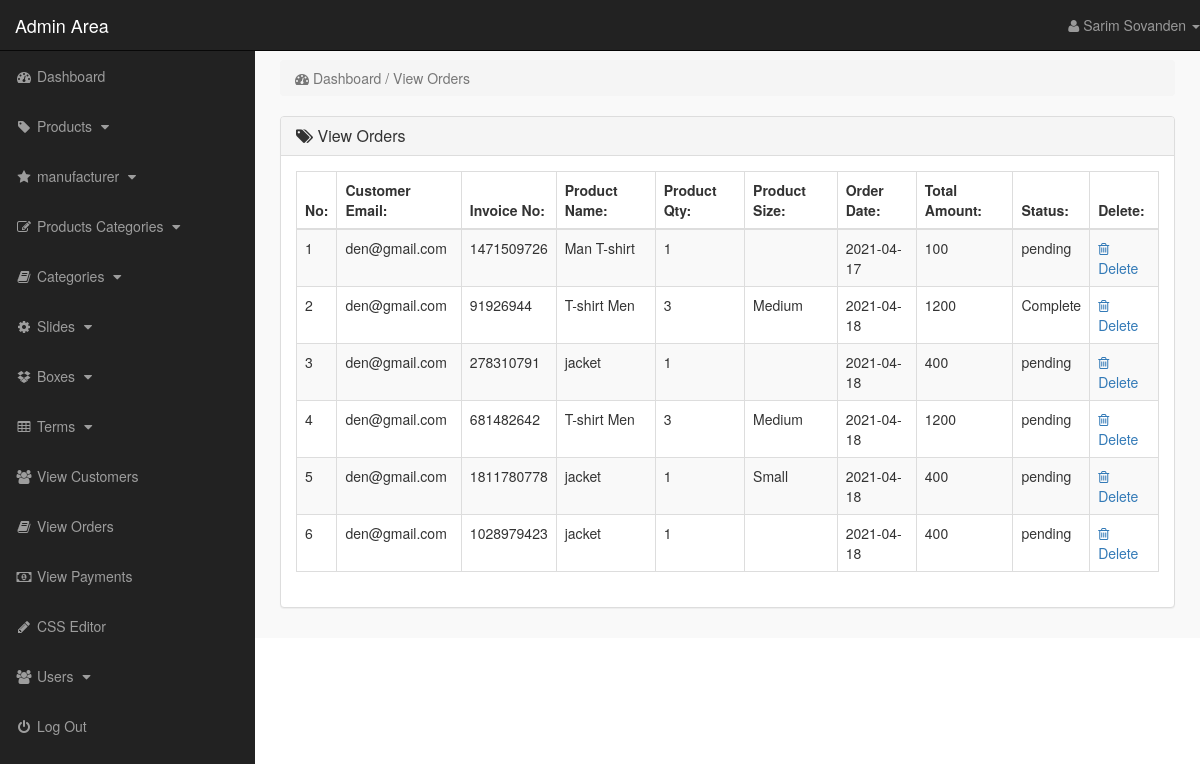
/admin_area/index.php?view_orders (signed in), run on the app's committed database.
### tables this page shows
CREATE TABLE `pending_orders` (
  `order_id` int(10) NOT NULL,
  `customer_id` int(10) NOT NULL,
  `invoice_no` int(10) NOT NULL,
  `product_id` int(100) NOT NULL,
  `qty` int(10) NOT NULL,
  `size` text NOT NULL,
  `order_status` text NOT NULL
);

CREATE TABLE `customers` (
  `customer_id` int(10) NOT NULL,
  `customer_name` varchar(255) NOT NULL,
  `customer_email` varchar(255) NOT NULL,
  `customer_pass` varchar(255) NOT NULL,
  `customer_country` text NOT NULL,
  `customer_city` text NOT NULL,
  `customer_contact` varchar(255) NOT NULL,
  `customer_address` text NOT NULL,
  `customer_image` text NOT NULL,
  `customer_ip` text NOT NULL
);

CREATE TABLE `products` (
  `product_id` int(10) NOT NULL,
  `p_cat_id` int(10) NOT NULL,
  `cat_id` int(10) NOT NULL,
  `date` timestamp NOT NULL DEFAULT current_timestamp() ON UPDATE current_timestamp(),
  `product_title` text NOT NULL,
  `product_img1` varchar(100) NOT NULL,
  `product_img2` varchar(100) NOT NULL,
  `product_img3` varchar(100) NOT NULL,
  `product_price` int(10) NOT NULL,
  `product_keywords` text NOT NULL,
  `product_desc` text NOT NULL
);

CREATE TABLE `customer_orders` (
  `order_id` int(10) NOT NULL,
  `customer_id` int(10) NOT NULL,
  `due_amount` int(100) NOT NULL,
  `invoice_no` int(100) NOT NULL,
  `qty` int(10) NOT NULL,
  `size` text NOT NULL,
  `order_date` date NOT NULL,
  `order_status` text NOT NULL
);

### admin_area/view_orders.php (the view)
<?php
    if(!isset($_SESSION['admin_email'])){
        echo "<script>window.open('login.php','_self')</script>";
    }else{
?>
<div class="row">
    <div class="col-lg-12">
        <ol class="breadcrumb">
            <li class="active">
                <i class="fa fa-dashboard"></i> Dashboard / View Orders
            </li>
        </ol>
    </div>
</div>
<div class="row">
    <div class="col-lg-12">
        <div class="panel panel-default">
            <div class="panel-heading">
                <h3 class="panel-title">
                    <i class="fa fa-tags"></i> View Orders
                </h3>
            </div>
            <div class="panel-body">
                <div class="table-responsive">
                    <table class="table table-striped table-bordered table-hover">
                        <thead>
                            <tr>
                                <th> No: </th>
                                <th> Customer Email: </th>
                                <th> Invoice No: </th>
                                <th> Product Name: </th>
                                <th> Product Qty: </th>
                                <th> Product Size: </th>
                                <th> Order Date: </th>
                                <th> Total Amount: </th>
                                <th> Status: </th>
                                <th> Delete: </th>
                            </tr>
                        </thead>
                        <tbody>
                            <?php
                                $i=0;
                                $get_orders = "select * from pending_orders";
                                $run_orders = mysqli_query($con,$get_orders);
                                while($row_order=mysqli_fetch_array($run_orders)){
                                    $order_id = $row_order['order_id'];
                                    $c_id = $row_order['customer_id'];
                                    $invoice_no = $row_order['invoice_no'];
                                    $product_id = $row_order['product_id'];
                                    $qty = $row_order['qty'];
                                    $size = $row_order['size'];
                                    $order_status = $row_order['order_status'];
                                    $get_products = "select * from products where product_id='$product_id'";
                                    $run_products = mysqli_query($con,$get_products);
                                    $row_products = mysqli_fetch_array($run_products);
                                    $product_title = $row_products['product_title'];
                                    $get_customer = "select * from customers where customer_id='$c_id'";
                                    $run_customer = mysqli_query($con,$get_customer);
                                    $row_customer = mysqli_fetch_array($run_customer);
                                    $customer_email = $row_customer['customer_email'];
                                    $get_c_order = "select * from customer_orders where order_id='$order_id'";
                                    $run_c_order = mysqli_query($con,$get_c_order);
                                    $row_c_order = mysqli_fetch_array($run_c_order);
                                    $order_date = $row_c_order['order_date'];
                                    $order_amount = $row_c_order['due_amount'];
                                    $i++;
                            ?>
                            <tr>
                                <td> <?php echo $i; ?> </td>
                                <td> <?php echo $customer_email; ?> </td>
                                <td> <?php echo $invoice_no; ?></td>
                                <td> <?php echo $product_title; ?> </td>
                                <td> <?php echo $qty; ?></td>
                                <td> <?php echo $size; ?> </td>
                                <td> <?php echo $order_date; ?> </td>
                                <td> <?php echo $order_amount; ?> </td>
                                <td>
                                    <?php
                                        if($order_status=='pending'){
                                            echo $order_status='pending';
                                        }else{
                                            echo $order_status='Complete';
                                        }
                                    ?>
                                </td>
                                <td>
                                    <a href="index.php?delete_order=<?php echo $order_id; ?>">
                                        <i class="fa fa-trash-o"></i> Delete
                                    </a>
                                </td>
                            </tr>
                            <?php } ?>
                        </tbody>
                    </table>
                </div>
            </div>
        </div>
    </div>
</div>
<?php } ?>

### admin_area/includes/sidebar.php (shortened to what this page needs)
<?php
    if(!isset($_SESSION['admin_email'])){
        echo "<script>window.open('login.php','_self')</script>";
    }else{
?>
<nav class="navbar navbar-inverse navbar-fixed-top">
    <div class="navbar-header">
        <a href="index.php?dashboard" class="navbar-brand">Admin Area</a>
    </div>
    <ul class="nav navbar-right top-nav">
        <li class="dropdown">
            <a href="#" class="dropdown-toggle" data-toggle="dropdown">
                <i class="fa fa-user"></i> <?php echo $admin_name;  ?> <b class="caret"></b>
            </a>
        </li>
    </ul>
    <div class="collapse navbar-collapse navbar-ex1-collapse">
        <ul class="nav navbar-nav side-nav">
            <li>
                <a href="index.php?dashboard">
                    <i class="fa fa-fw fa-dashboard"></i> Dashboard
                </a>
            </li>
            <li>
                <a href="#" data-toggle="collapse" data-target="#products">
                    <i class="fa fa-fw fa-tag"></i> Products
                    <i class="fa fa-fw fa-caret-down"></i>
                </a>
            </li>
            <li>
                <a href="#" data-toggle="collapse" data-target="#manufacturer">
                    <i class="fa fa-fw fa-star"></i> manufacturer
                    <i class="fa fa-fw fa-caret-down"></i>
                </a>
            </li>
            <li>
                <a href="#" data-toggle="collapse" data-target="#p_cat">
                    <i class="fa fa-fw fa-edit"></i> Products Categories
                    <i class="fa fa-fw fa-caret-down"></i>
                </a>
            </li>
            <li>
                <a href="#" data-toggle="collapse" data-target="#cat">
                    <i class="fa fa-fw fa-book"></i> Categories
                    <i class="fa fa-fw fa-caret-down"></i>
                </a>
            </li>
            <li>
                <a href="#" data-toggle="collapse" data-target="#slides">
                    <i class="fa fa-fw fa-gear"></i> Slides
                    <i class="fa fa-fw fa-caret-down"></i>
                </a>
            </li>
            <li>
                <a href="#" data-toggle="collapse" data-target="#boxes">
                    <i class="fa fa-fw fa-dropbox"></i> Boxes
                    <i class="fa fa-fw fa-caret-down"></i>
                </a>
            </li>
            <li>
                <a href="#" data-toggle="collapse" data-target="#terms">
                    <i class="fa fa-fw fa-table"></i> Terms
                    <i class="fa fa-fw fa-caret-down"></i>
                </a>
            </li>
            <li>
                <a href="index.php?view_customers">
                    <i class="fa fa-fw fa-users"></i> View Customers
                </a>
            </li>
            <li>
                <a href="index.php?view_orders">
                    <i class="fa fa-fw fa-book"></i> View Orders
                </a>
            </li>
            <li>
                <a href="index.php?view_payments">
                    <i class="fa fa-fw fa-money"></i> View Payments
                </a>
            </li>
            <li>
                <a href="index.php?edit_css">
                    <i class="fa fa-fw fa-pencil"></i> CSS Editor
                </a>
            </li>
            <li>
                <a href="#" data-toggle="collapse" data-target="#users">
                    <i class="fa fa-fw fa-users"></i> Users
                    <i class="fa fa-fw fa-caret-down"></i>
                </a>
            </li>
            <li>
                <a href="logout.php">
                    <i class="fa fa-fw fa-power-off"></i> Log Out
                </a>
            </li>
        </ul>
    </div>
</nav>
<?php } ?>

### admin_area/css/style.css (style rules this page uses)
body { margin-top: 100px; }
@media (min-width: 768px) { body { margin-top: 50px; } }
.top-nav > li > a { color: #999999; line-height: 20px; padding-top: 15px; padding-bottom: 15px; }
@media (min-width: 768px) { .side-nav { position: fixed; top: 51px; bottom: 0; width: 255px; overflow-y: auto; overflow-x: hidden; background-color: #222222; padding-bottom: 40px; border-radius: 0; } }
@media (min-width: 768px) { .side-nav > li > a { width: 255px; } }
.panel-body { border-radius: 5px; }

### data on the page
pending_orders: customer.customer_email "den@gmail.com", invoice_no "1471509726", product.product_title "Man T-shirt", qty "1", customer_orders.order_date "2021-04-17", customer_orders.due_amount "100"
pending_orders: customer.customer_email "den@gmail.com", invoice_no "91926944", product.product_title "T-shirt Men", qty "3", size "Medium", customer_orders.order_date "2021-04-18", customer_orders.due_amount "1200"
pending_orders: customer.customer_email "den@gmail.com", invoice_no "278310791", product.product_title "jacket", qty "1", customer_orders.order_date "2021-04-18", customer_orders.due_amount "400"
pending_orders: customer.customer_email "den@gmail.com", invoice_no "681482642", product.product_title "T-shirt Men", qty "3", size "Medium", customer_orders.order_date "2021-04-18", customer_orders.due_amount "1200"
pending_orders: customer.customer_email "den@gmail.com", invoice_no "1811780778", product.product_title "jacket", qty "1", size "Small", customer_orders.order_date "2021-04-18", customer_orders.due_amount "400"
pending_orders: customer.customer_email "den@gmail.com", invoice_no "1028979423", product.product_title "jacket", qty "1", customer_orders.order_date "2021-04-18", customer_orders.due_amount "400"

### other printed values
$admin_name "Sarim Sovanden"
